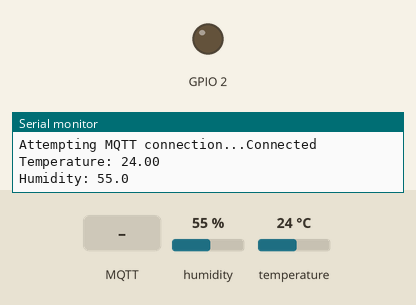
Simulated run of this sketch. Board: ESP32. Parts: output pins drawn as LEDs (lit = HIGH), the last lines printed to the serial monitor. The inputs (shaded band) are chosen by the test bench; at power-on: humidity 55 %, temperature 24 °C. WiFi joins after 1.5 s; servers stay silent unless stated; random numbers use the default seed unless the sketch sets one; no MQTT or app messages arrive unless stated.

Above: at 2.7 s.
2.8 s: MQTT message "0" arrives on the first subscribed topic
At 3.9 s:
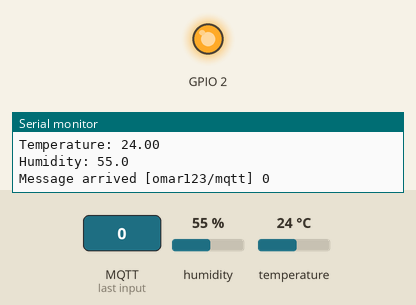
4.3 s: MQTT message "1" arrives on the first subscribed topic
At 5.1 s:
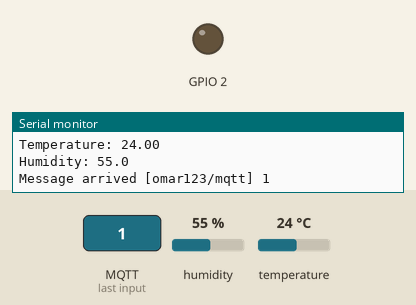
5.8 s: MQTT message "2" arrives on the first subscribed topic
At 6.2 s:
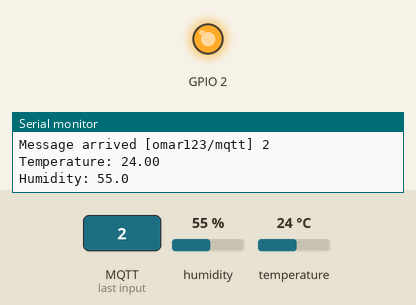
Timing chart, 0 to 8.8 s (numbered marks = the images above; inputs shaded):
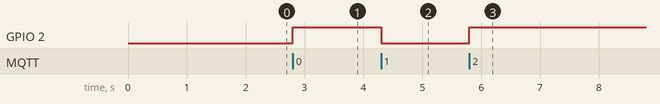

Measured:
- after the input at 2.8 s, GPIO 2: LOW → HIGH at once
- after the input at 4.3 s, GPIO 2: HIGH → LOW at once
- after the input at 5.8 s, GPIO 2: LOW → HIGH at once

The sketch:

wifi2.ino
```cpp
#include <WiFi.h>
#include <PubSubClient.h>
#include "DHTesp.h"

const int DHT_PIN = 15;

DHTesp dhtSensor;

const char* ssid = "Note 9s";
const char* password = "victor1225";
const char* mqtt_server = "broker.hivemq.com";

WiFiClient espClient;
PubSubClient client(espClient);
unsigned long lastMsg = 0;
#define MSG_BUFFER_SIZE  (50)
float temp = 0;
float hum = 0;
int value = 0;

void setup_wifi() {

  delay(10);
  // We start by connecting to a WiFi network
  Serial.println();
  Serial.print("Connecting to ");
  Serial.println(ssid);

  WiFi.mode(WIFI_STA);
  WiFi.begin(ssid, password);

  while (WiFi.status() != WL_CONNECTED) {
    delay(500);
    Serial.print(".");
  }

  randomSeed(micros());

  Serial.println("");
  Serial.println("WiFi connected");
  Serial.println("IP address: ");
  Serial.println(WiFi.localIP());
}

void callback(char* topic, byte* payload, unsigned int length) {
  Serial.print("Message arrived [");
  Serial.print(topic);
  Serial.print("] ");
  for (int i = 0; i < length; i++) {
    Serial.print((char)payload[i]);
  }
  Serial.println();

  // Switch on the LED if an 1 was received as first character
  if ((char)payload[0] == '1') {
    digitalWrite(2, LOW);   // Turn the LED on (Note that LOW is the voltage level
    // but actually the LED is on; this is because
    // it is active low on the ESP-01)
  } else {
    digitalWrite(2, HIGH);  // Turn the LED off by making the voltage HIGH
  }

}

void reconnect() {
  // Loop until we're reconnected
  while (!client.connected()) {
    Serial.print("Attempting MQTT connection...");
    // Create a random client ID
    String clientId = "ESP8266Client-";
    clientId += String(random(0xffff), HEX);
    // Attempt to connect
    if (client.connect(clientId.c_str())) {
      Serial.println("Connected");
      // Once connected, publish an announcement...
      client.publish("omar123/mqtt", "iotfrontier");
      // ... and resubscribe
      client.subscribe("omar123/mqtt");
    } else {
      Serial.print("failed, rc=");
      Serial.print(client.state());
      Serial.println(" try again in 5 seconds");
      // Wait 5 seconds before retrying
      delay(5000);
    }
  }
}

void setup() {
  pinMode(2, OUTPUT);     // Initialize the BUILTIN_LED pin as an output
  Serial.begin(115200);
  setup_wifi();
  client.setServer(mqtt_server, 1883);
  client.setCallback(callback);
  dhtSensor.setup(DHT_PIN, DHTesp::DHT11);
}

void loop() {

  if (!client.connected()) {
    reconnect();
  }
  client.loop();

  unsigned long now = millis();
  if (now - lastMsg > 2000) {
    lastMsg = now;
    TempAndHumidity  data = dhtSensor.getTempAndHumidity();

    String temp = String(data.temperature, 2);
    Serial.print("Temperature: ");
    Serial.println(temp);
    client.publish("omar123/temperature", temp.c_str());

    String hum = String(data.humidity, 1);
    Serial.print("Humidity: ");
    Serial.println(hum);
    client.publish("omar123/humidity", hum.c_str());
  }
}
```
